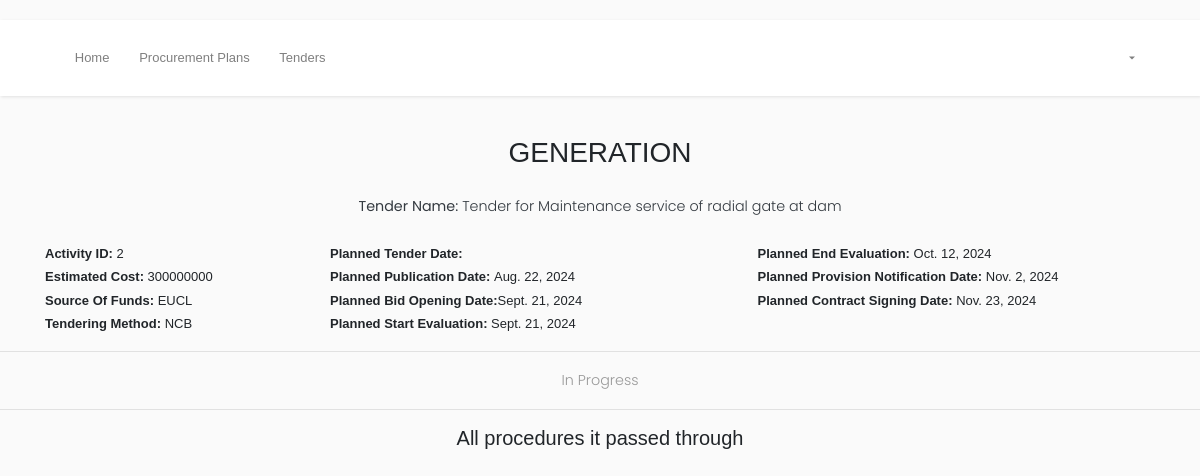
The page /tender/885/detail/ on the database its author committed.
### monitoring_app/models.py (models this page shows, shortened)
class Tender(models.Model):
    department          = models.ForeignKey(Department, related_name='plan_department', on_delete=models.CASCADE)
    procurement_doc     = models.ForeignKey(Procurement_doc, related_name='plan_tenders', on_delete=models.CASCADE)
    project_id          = models.CharField(max_length=50, null=True)
    project_Name        = models.CharField(max_length=50, null=True)
    activity_sequence   =  models.IntegerField(null=True)
    activity_id         = models.CharField(max_length=80, null=True)
    activity_description= models.CharField(max_length=250, null=True)
    tender_count        = models.IntegerField(null=True)
    early_start         = models.DateTimeField(null=True)
    early_finish        = models.DateTimeField(null=True)
    total_work_days     = models.IntegerField(null=True)
    activity_status     = models.CharField(max_length=80, null=True)
    total_days          = models.IntegerField(null=True)
    elapsed_work_days   = models.DecimalField(max_digits=19, decimal_places=2, null=True)
    remaining_days      = models.IntegerField(null=True)
    remaining_work_days = models.DecimalField(max_digits=19, decimal_places=2, null=True)
    note                = models.CharField(max_length=120, null=True, blank=True)
    actual_start        = models.DateTimeField(null=True)
    actual_finish       = models.DateTimeField(null=True)
    canceled            = models.DateTimeField(null=True)
    removed             = models.DateTimeField(null=True)
    released_date       = models.DateTimeField(null=True)
    completed           = models.DateTimeField(null=True)
    closed              = models.DateTimeField(null=True)
    used                = models.DateTimeField(null=True)
    estimated_cost      = models.IntegerField(null=True)
    planned_cost        = models.IntegerField(null=True)
    baseline_cost       = models.IntegerField(null=True)
    planned_committed_cost      = models.IntegerField(null=True)
    committed_cost              = models.IntegerField(null=True)
    used_cost                   = models.IntegerField(null=True)
    actual_cost                 = models.IntegerField(null=True)
    set_in_baseline             = models.CharField(max_length=120, null=True, blank=True)
    baseline_revision_comment   = models.CharField(max_length=120, null=True, blank=True)
    activity_changed            = models.BooleanField(default=False) #?????? its default
    financially_responsible_id  = models.CharField(max_length=80, null=True, blank=True)
    financially_responsible_name= models.CharField(max_length=80, null=True, blank=True)
    created                     = models.DateField(null=True)
    responsible_id              = models.IntegerField(null=True)
    responsible_name            = models.CharField(max_length=100, null=True)
    activity_created_by         = models.CharField(max_length=100, null=True)
    modified                    = models.CharField(max_length=15,null=True)
    modified_by                 = models.CharField(max_length=35,null=True)
    activity_type               = models.CharField(max_length=25, null=True)
    source_of_fund              = models.CharField(max_length=50, null=True)
    tendering_method            = models.ForeignKey(Method,on_delete=models.DO_NOTHING, null=True, blank=True)
    planned_tender_doc_preparation          = models.DateField(null=True)
    planned_publication_date                = models.DateField(null=True)
    planned_bid_opening_date                = models.DateField(null=True)
    planned_start_evaluation                = models.DateField(null=True)
    planned_end_evaluation                  = models.DateField(null=True)
    planned_provisional_notification_date   = models.DateField(null=True)
    planned_final_notification_date         = models.DateField(null=True)
    planned_contract_management_start_date  = models.DateField(null=True)
    planned_contract_signing_date           = models.DateField(null=True)
    planned_contract_end_date               = models.DateField(null=True)
    supervising_firm                        = models.BooleanField(default=False)
    planned_budget                          = models.CharField(max_length=25, null=True)

class Department(models.Model):
    name = models.CharField(max_length=200)
    def __str__(self):
        return self.name

class Method(models.Model):
    name        = models.CharField(max_length=30)
    description = models.CharField(max_length=100, null=True)
    def __str__(self):
        return self.name

### monitoring_app/views.py (the view)
# urls.py: re_path(r'^tender/(?P<pk>[\d]+)/detail/$', tender_detail, name='tender_detail'),
def tender_detail(request, pk):
    tender = Tender.objects.get(id=pk)
    time_zero = timedelta(days=0, hours=0, minutes=0, seconds=0)
    content ={
        'tender':tender,
        'time_zero':time_zero
    }
    return render(request,'procurement/tender_details.html', content)

### Templates/procurement/tender_details.html (shortened to what this page needs)
<!DOCTYPE html>
{% load static %}
<html lang="en">
<head>
    {% include 'snippets/head.html' %}
</head>
<body>
{% include 'snippets/navbar.html' %}
<div class="container-fluid bg-2 text-center">
  <h3 class="margin">{{tender.department}}</h3>
  <p class="text-dark my-4"><b>Tender Name:</b> {{tender.activity_description}}</p>
</div>
<div class="container">
  <div class="row">
    <div class="col-3">
      <b>Activity ID: </b>{{tender.activity_id }} <br>
      <b>Estimated Cost: </b>{{tender.estimated_cost}} <br>
      <b>Source Of Funds: </b>{{tender.source_of_fund}} <br>
      <b>Tendering Method: </b>{{tender.tendering_method }} <br>
    </div>
    <div class="col">
      <b>Planned Tender Date: </b>{{tender.planned_tender_date }}
      <br>
      <b>Planned Publication Date: </b>{{tender.planned_publication_date}}
      <br>
      <b>Planned Bid Opening Date:</b>{{tender.planned_bid_opening_date}}
      <br>
      <b>Planned Start Evaluation: </b>{{tender.planned_start_evaluation }} <br>
    </div>
    <div class="col">
      <b>Planned End Evaluation: </b>{{tender.planned_end_evaluation}}
      <br>
      <b>Planned Provision Notification Date: </b>{{tender.planned_provisional_notification_date}}
      <br>
      <b>Planned Contract Signing Date: </b>{{tender.planned_contract_signing_date}}
      <br>
    </div>
  </div>
</div>
<hr>
<div class="container">
  <div class="col">
    <p class="text-center">
      {% if tender.canceled != time_zero and tender.activity_status == 'Canceled' %}
        <span class="text-danger"><b>Canceled Tender</b></span>
        {% if tender.republished_tender.first == None %}
          | <a href="{% url 'republish' tender.id %}?next={{ request.path }}" class="btn btn-outline-info">Republish</a>
        {% else %}
         <a href="{% url 'republished_detail' tender.republished_tender.first.id %}"> | REPUBLISHED</a>
        {% endif %}
      {% elif tender.workon.last.stage.title == tender.tendering_method.method_duration.all.last.stage.title and tender.workon.last.closed_date != None %}
        <span class="text-success"><b>Closed Tender</b></span>
      {% else %}
        {% if request.user.is_authenticated %}
          Procedure <button type="button" class="btn btn-primary" data-toggle="modal" data-target="#exampleModalEdit{{tender.id}}"><i class="fa fa-paper-plane"></i></button>
          <button type="button" class="btn btn-danger" data-toggle="modal" data-target="#exampleCancel">
            Cancel
          </button>
        {% else %}
        In Progress
        {% endif %}
      {% endif%}
    </p>
  </div>
</div>
<hr>
<div class="container-fluid bg-3 text-center">
  <h5 class="margin">All procedures it passed through</h5><br>
</div>
</body>
</html>

### Static/css/chat.css (style rules this page uses)
body { margin-top:20px; }

### Static/css/style.css (style rules this page uses)
body { font-family: 'Poppins', sans-serif; background: #fafafa; }
p { font-family: 'Poppins', sans-serif; font-size: 1.1em; font-weight: 300; line-height: 1.7em; color: #999; }

### Templates/snippets/head.html (style rules this page uses)
body { font: 16px Montserrat, sans-serif; line-height: 1.8; font-size: 13px; }

### rows shown on the page
Tender: department "GENERATION", activity_description "Tender for Maintenance service of radial gate at dam", activity_id "2", estimated_cost "300000000", source_of_fund "EUCL", tendering_method "NCB", planned_publication_date "Aug. 22, 2024", planned_bid_opening_date "Sept. 21, 2024", planned_start_evaluation "Sept. 21, 2024", planned_end_evaluation "Oct. 12, 2024", planned_provisional_notification_date "Nov. 2, 2024", planned_contract_signing_date "Nov. 23, 2024"
